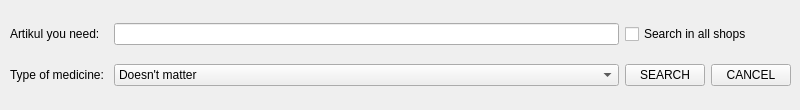
    <widget class="QWidget" name="by_artikul">
     <widget class="QWidget" name="gridLayoutWidget_14">
      <property name="geometry">
       <rect>
        <x>10</x>
        <y>10</y>
        <width>781</width>
        <height>91</height>
       </rect>
      </property>
      <layout class="QGridLayout" name="gridLayout_14">
       <item row="1" column="0">
        <widget class="QLabel" name="label_61">
         <property name="text">
          <string>Type of medicine: </string>
         </property>
        </widget>
       </item>
       <item row="0" column="0">
        <widget class="QLabel" name="label_60">
         <property name="text">
          <string>Artikul you need:</string>
         </property>
        </widget>
       </item>
       <item row="1" column="1">
        <widget class="QComboBox" name="type_product_3">
         <item>
          <property name="text">
           <string>Doesn't matter</string>
          </property>
         </item>
         <item>
          <property name="text">
           <string>Vitamins</string>
          </property>
         </item>
         <item>
          <property name="text">
           <string>Antibiotic</string>
          </property>
         </item>
         <item>
          <property name="text">
           <string>Antipyretic</string>
          </property>
         </item>
        </widget>
       </item>
       <item row="0" column="1">
        <widget class="QLineEdit" name="artikul_search"/>
       </item>
       <item row="0" column="2">
        <widget class="QCheckBox" name="where_search_3">
         <property name="text">
          <string>Search in all shops</string>
         </property>
        </widget>
       </item>
       <item row="1" column="2">
        <layout class="QHBoxLayout" name="horizontalLayout_9">
         <item>
          <widget class="QPushButton" name="search_artikul_medicine">
           <property name="text">
            <string>SEARCH</string>
           </property>
          </widget>
         </item>
         <item>
          <widget class="QPushButton" name="cancel_search_3">
           <property name="text">
            <string>CANCEL</string>
           </property>
          </widget>
         </item>
        </layout>
       </item>
      </layout>
     </widget>
    </widget>
